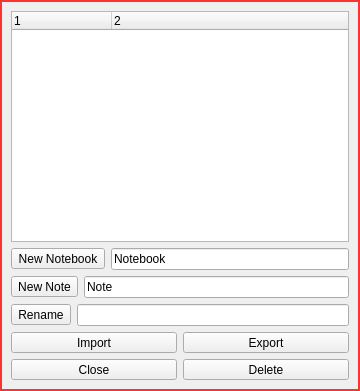
<?xml version="1.0" encoding="UTF-8"?>
<ui version="4.0">
 <class>dlgNotesList</class>
 <widget class="QDialog" name="dlgNotesList">
  <property name="geometry">
   <rect>
    <x>0</x>
    <y>0</y>
    <width>360</width>
    <height>391</height>
   </rect>
  </property>
  <property name="windowTitle">
   <string>Dialog</string>
  </property>
  <property name="styleSheet">
   <string notr="true">QDialog{	
	/*background-color: rgb(255, 25, 25);*/	
	
	/*border-image:url(:/res/b.png);	*/
	border-style:solid;						
	border-width:2px;						
	border-color:rgb(251, 51, 51);		

	
}</string>
  </property>
  <layout class="QVBoxLayout" name="verticalLayout">
   <item>
    <widget class="QTreeWidget" name="treeWidget">
     <column>
      <property name="text">
       <string notr="true">1</string>
      </property>
     </column>
     <column>
      <property name="text">
       <string>2</string>
      </property>
     </column>
    </widget>
   </item>
   <item>
    <layout class="QHBoxLayout" name="horizontalLayout_2">
     <item>
      <widget class="QToolButton" name="btnNewNoteBook">
       <property name="sizePolicy">
        <sizepolicy hsizetype="Preferred" vsizetype="Fixed">
         <horstretch>0</horstretch>
         <verstretch>0</verstretch>
        </sizepolicy>
       </property>
       <property name="text">
        <string>New Notebook</string>
       </property>
      </widget>
     </item>
     <item>
      <widget class="QLineEdit" name="editBook">
       <property name="text">
        <string>Notebook</string>
       </property>
      </widget>
     </item>
    </layout>
   </item>
   <item>
    <layout class="QHBoxLayout" name="horizontalLayout_3">
     <item>
      <widget class="QToolButton" name="btnNewNote">
       <property name="sizePolicy">
        <sizepolicy hsizetype="Preferred" vsizetype="Fixed">
         <horstretch>0</horstretch>
         <verstretch>0</verstretch>
        </sizepolicy>
       </property>
       <property name="text">
        <string>New Note</string>
       </property>
      </widget>
     </item>
     <item>
      <widget class="QLineEdit" name="editNote">
       <property name="text">
        <string>Note</string>
       </property>
      </widget>
     </item>
    </layout>
   </item>
   <item>
    <layout class="QHBoxLayout" name="horizontalLayout_4">
     <item>
      <widget class="QToolButton" name="btnRename">
       <property name="sizePolicy">
        <sizepolicy hsizetype="Preferred" vsizetype="Fixed">
         <horstretch>0</horstretch>
         <verstretch>0</verstretch>
        </sizepolicy>
       </property>
       <property name="text">
        <string>Rename</string>
       </property>
      </widget>
     </item>
     <item>
      <widget class="QLineEdit" name="editName"/>
     </item>
    </layout>
   </item>
   <item>
    <layout class="QHBoxLayout" name="horizontalLayout_5">
     <item>
      <widget class="QToolButton" name="btnImport">
       <property name="sizePolicy">
        <sizepolicy hsizetype="Preferred" vsizetype="Fixed">
         <horstretch>0</horstretch>
         <verstretch>0</verstretch>
        </sizepolicy>
       </property>
       <property name="text">
        <string>Import</string>
       </property>
      </widget>
     </item>
     <item>
      <widget class="QToolButton" name="btnExport">
       <property name="sizePolicy">
        <sizepolicy hsizetype="Preferred" vsizetype="Fixed">
         <horstretch>0</horstretch>
         <verstretch>0</verstretch>
        </sizepolicy>
       </property>
       <property name="text">
        <string>Export</string>
       </property>
      </widget>
     </item>
    </layout>
   </item>
   <item>
    <layout class="QHBoxLayout" name="horizontalLayout">
     <item>
      <widget class="QToolButton" name="btnClose">
       <property name="sizePolicy">
        <sizepolicy hsizetype="Preferred" vsizetype="Fixed">
         <horstretch>0</horstretch>
         <verstretch>0</verstretch>
        </sizepolicy>
       </property>
       <property name="text">
        <string>Close</string>
       </property>
      </widget>
     </item>
     <item>
      <widget class="QToolButton" name="btnDel">
       <property name="sizePolicy">
        <sizepolicy hsizetype="Preferred" vsizetype="Fixed">
         <horstretch>0</horstretch>
         <verstretch>0</verstretch>
        </sizepolicy>
       </property>
       <property name="text">
        <string>Delete</string>
       </property>
      </widget>
     </item>
    </layout>
   </item>
  </layout>
 </widget>
 <resources/>
 <connections/>
</ui>
